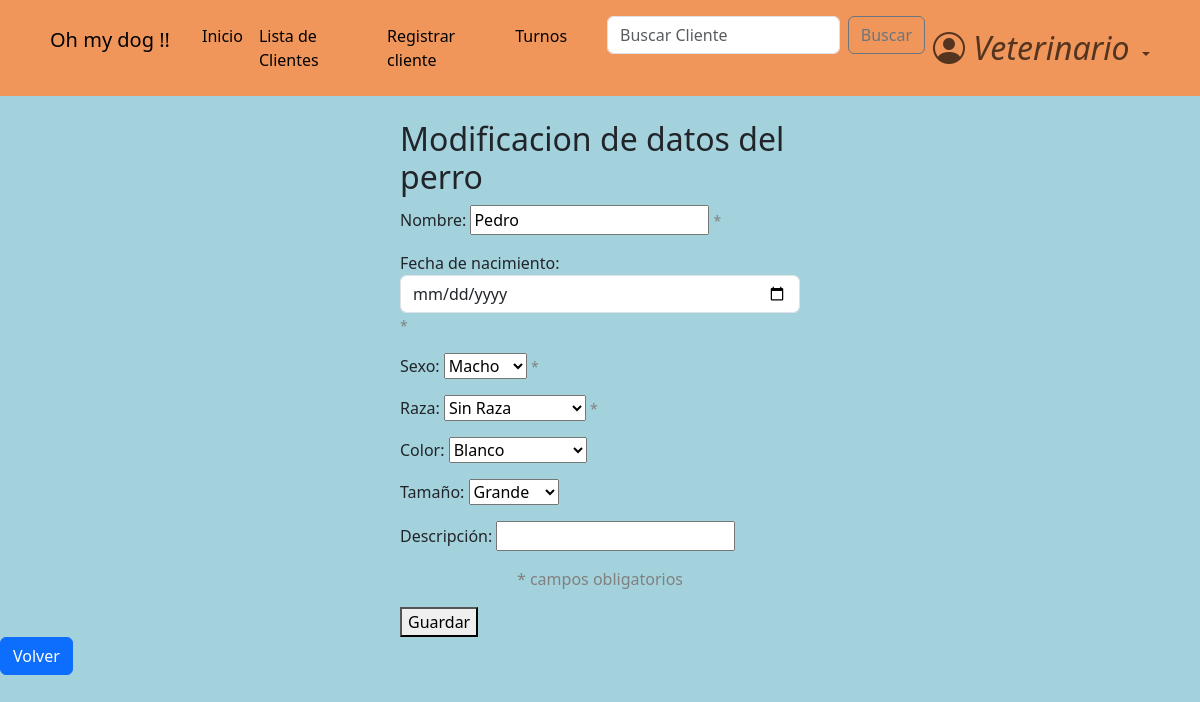
The app's page /dogs/dog_modification/3/1 (signed in), older data.
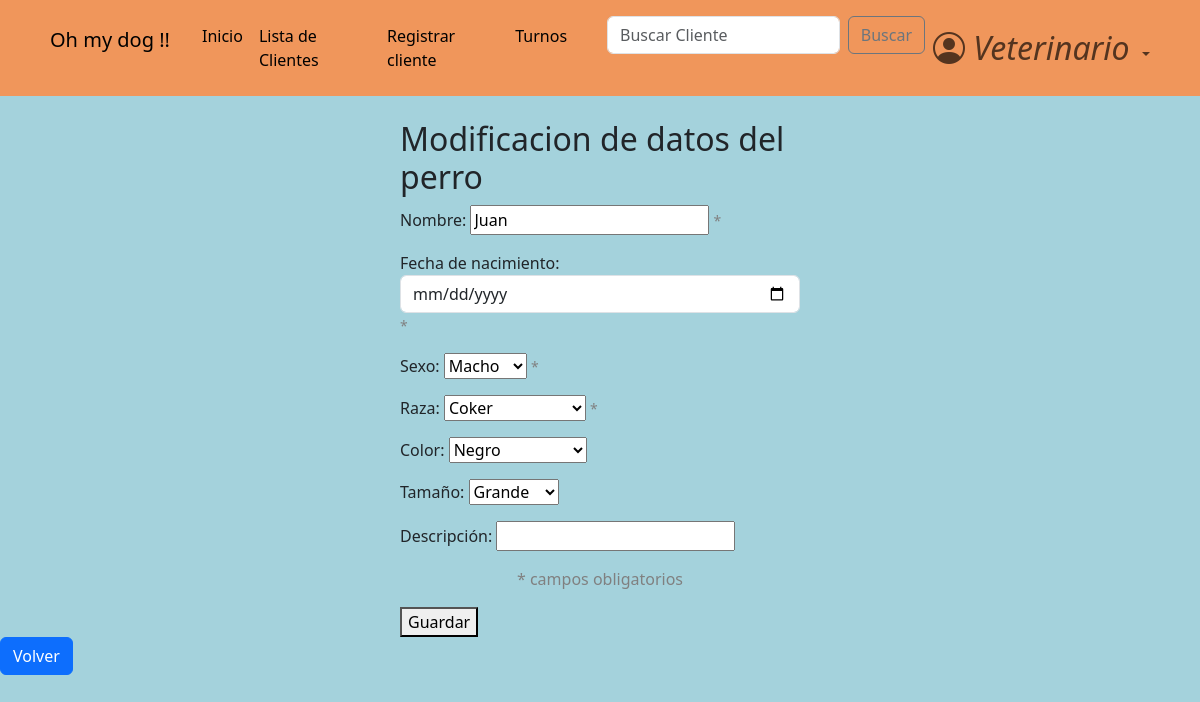
The same page, newer data.
### dogs/models.py (models this page shows, shortened)
class Dog(models.Model):
    class Sex(models.TextChoices):
        macho = "Macho"
        hembra = "Hembra"
    class Breed(models.TextChoices):
        sin_raza = "Sin raza"
        coker = "Coker"
        pastor_aleman = "Pastor aleman"
        bulldog = "Bulldog"
        labrador = "Labrador"
        golden = "Golder"
        caniche = "Caniche"
        chihuahua = "Chihuahua"
        bulldog_frances = "Bulldog Frances"
        beagle = "Beagle"
        boxer = "Boxer"
        galgo = "Galgo"
        dalmata = "Dalmata"
        sharpei = "Shar pei"
    class Color(models.TextChoices):
        blanco = "Blanco"
        negro = "Negro"
        marron = "Marrón"
        blanco_y_negro = "Blanco y negro"
        otro = "Otro color"
    class Size(models.TextChoices):
        grande = "Grande"
        mediano = "Mediano"
        pequeño = "pequeño"
    def default_value():
        return '-'
    name = models.CharField(
        max_length=15
    )
    date_of_birth = models.DateField(
        null=True,
    )
    sex = models.CharField(
        max_length=10,
        choices=Sex.choices
    )
    breed = models.CharField(
        max_length=20,
        choices=Breed.choices
    )
    color = models.CharField(
        max_length=20,
        blank=True,
        choices=Color.choices,
        null=True,
    )
    size = models.CharField(
        max_length=10,
        null=True,
        blank=True,
    )
    description = models.TextField(
        max_length=100,
        blank=True,
        null=True,
    )
    hidden = models.BooleanField(default=False)
    owner = models.ForeignKey(
        CustomUser,
        blank=True,
        on_delete=models.CASCADE,
        null=True
    )

### dogs/views.py (the view)
# urls.py: path('dog_modification/<user_owner_id>/<dog_id>', views.dog_modification_view, name='dog_modification'),
@login_required
def dog_modification_view(request, dog_id, user_owner_id):
    user = request.user
    if not user.is_authenticated or not user.is_veterinario:
        return redirect('login')
    dog = Dog.objects.get(id=dog_id)
    user_owner = CustomUser.objects.get(id=user_owner_id)
    if request.POST:
        form = DogModificationForm(request.POST, instance=dog, user=user_owner)
        if form.is_valid():
            form.save()
            return redirect('dog_modification_succeed', user_owner_id=user_owner.id, dog_id=dog.id)
    else:
        form = DogModificationForm(
            initial = {
                'name': dog.name,
                'date_of_birth': dog.date_of_birth,
                'sex': dog.sex,
                'breed': dog.breed,
                'color': dog.color,
                'description': dog.description,
                'size': dog.size
            },
            instance=dog,
            user=user_owner
        )
        form = DogModificationForm(instance=dog, user=user_owner)
    return render(request, 'dog_modification.html', {
                                                    'dog': dog,
                                                    'form': form
                                                    }
    )

### dogs/templates/dog_modification.html (shortened to what this page needs)
{% extends 'base.html' %}
{% block content %}
<main>
    <br>
    <div class="col-md-4 mx-auto">
    <h2>Modificacion de datos del perro</h2>
    <form method="post">
        {% for field in form %}
            <p>
                {{field.label_tag}}
                {{field}}
                {% if field.help_text %}
                    <small style="color: grey;">{{field.help_text}}</small>
                {% endif %}
            </p>
        {% endfor %}
        <p style="text-align:center; color:grey"> * campos obligatorios</p>
        <button type="submit">Guardar</button>
    </form>
    </div>
</main>
        <div>
            <a href="{% url 'dog_profile' user_owner_id=user.id dog_id=dog.id %}" class="btn btn-primary">Volver</a>
        </div>
{% endblock content %}

Row changes from the older to the newer data that the page shows:
changed Dog "Macho": name "Pedro" → "Juan"; breed "Sin Raza" → "Coker"; color "Blanco" → "Negro"
